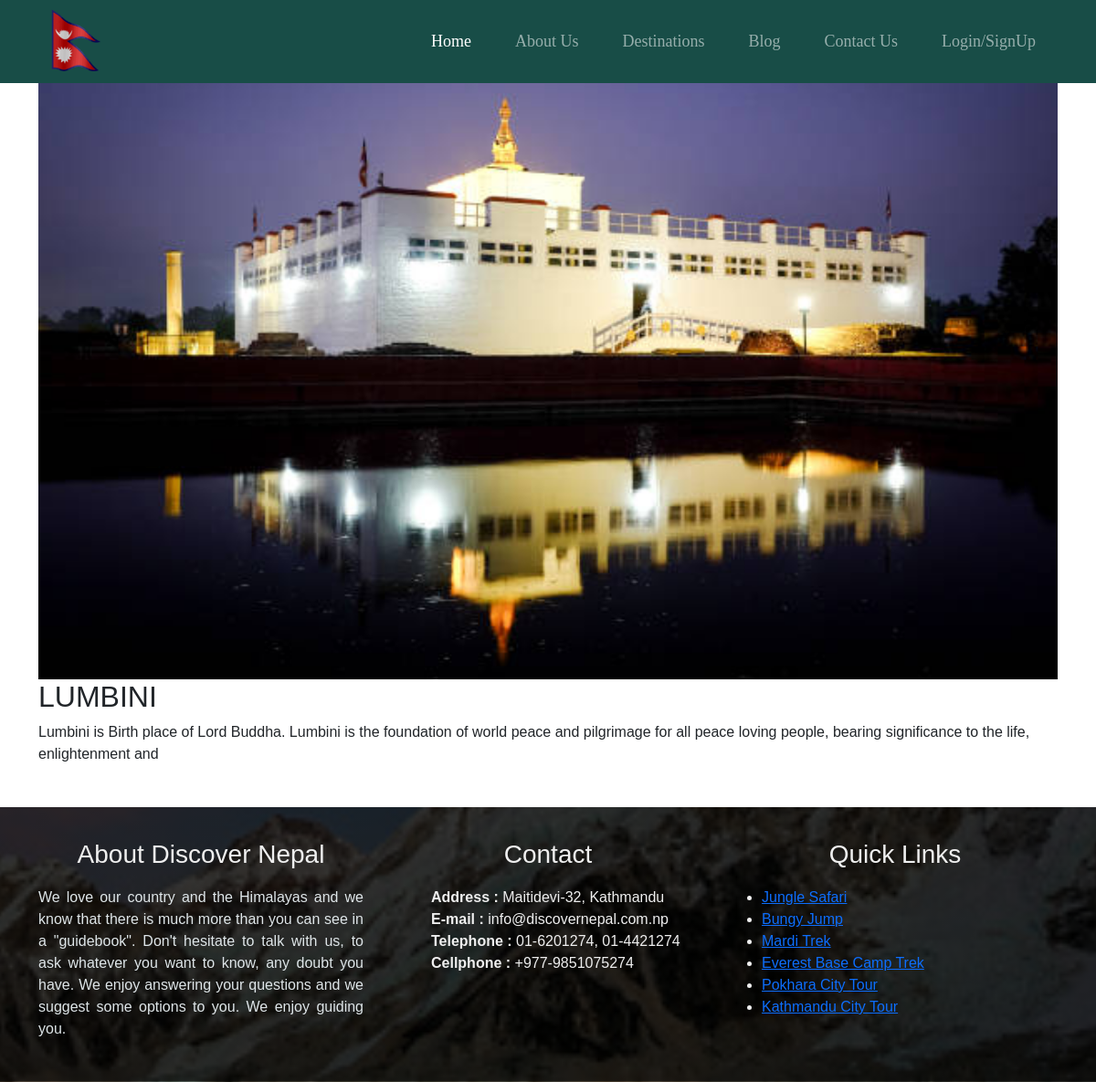
The app's page /single-page.php?id=1 with its own data.
### tables this page shows
CREATE TABLE `tbl_exp_dest` (
  `id` int(11) NOT NULL,
  `title` varchar(255) NOT NULL,
  `images` varchar(255) NOT NULL,
  `short_desc` text NOT NULL,
  `long_desc` text NOT NULL,
  `added_date` datetime NOT NULL DEFAULT current_timestamp(),
  `modified_date` datetime NOT NULL
);

### single-page.php (the view)
<?php $db = mysqli_connect('localhost', 'root', '', 'discover_nepal');?>
<?php include_once 'include/header.php' ?>
        <div class="single-box">
            <div class="container">
                <div class="row">
                <?php
                    if (isset($_GET['id'])){
                            $id = $_GET['id'];
                            $query = "SELECT * FROM tbl_exp_dest WHERE id=".$id;
                            $results = mysqli_query($db, $query);
                            $rowcount=mysqli_num_rows($results);
                            if ($rowcount >= 0) {
                                $row = mysqli_fetch_array($results);
                            }
                            echo
                            '<div class="col-md-12 col-12">
                                <div class="image">
                                    <div class="bg-image.box">
                                        <img src="img/'.$row["images"].'" alt="#" class="img-responsive">
                                    </div>
                                </div>
                                <div class="description">
                                    <h2>'.$row["title"].'  </h2>
                                    <p>
                                    '.nl2br($row["long_desc"]).'
                                    </p>
                                </div>
                            </div>';
                    }
                ?>
                </div>
            </div>
        </div>
<?php include_once 'include/footer.php' ?>

### css/custom.css (style rules this page uses)
html,body { font-family: 'Montserrat', sans-serif; height:100%; width:100%; }
.img-responsive { width:100%; }

### records on screen
tbl_exp_dest: images (picture), title "LUMBINI", long_desc "Lumbini is Birth place of Lord Buddha. Lumbini is the foundation of world peace and pilgrimage for all peace loving people, bearing significance to the life, enlightenment and"
